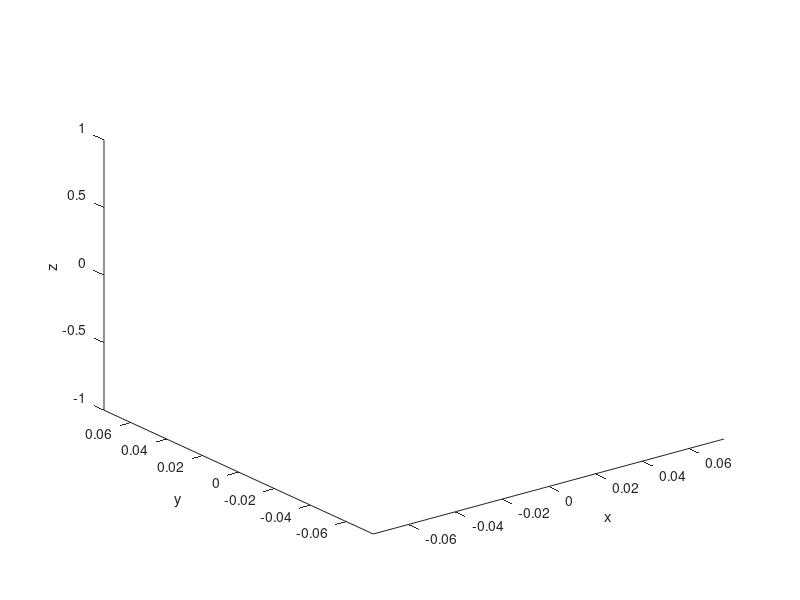

This figure's MATLAB source: (Note: this script raises an error after producing the figure.)
% parametric testing
% playing with the parameters in the min jerk gait

% making an open loop step pattern
a = .05; % step length = 2*a
b = .05; % step height = b
% time t = 0:2*pi parameter for step length
close all;
figure;
plot3(0,0,0); hold on;
xlabel('x'); ylabel('y'); zlabel('z');
xlim([-a a]*1.5);
ylim([-b b ]*1.5);
fractionStep = 1/5; % how long is it in the air out of 1 second
stepPeriod = 2*pi*fractionStep;  % how long the stepping lasts
% solve for coefficients to create trajectory with min jerk
jerkCoeffs = minimumJerk( 0, 0, 0, ... % Starting Phase/Vel/Accel
    1, 0, 0, ... % Ending Phase/Vel/Accel
    stepPeriod);  % Time to touchdown
stepWayPoints = [0 -a 0; 0 0 b; 0 a 0]; % determine which points the feet pass through
tPhases= linspace(0,1,size(stepWayPoints,1));
dt = .3;
xyzStep0 = [0;0;0];

for stepDirection = pi/4:pi/4:pi

% stepDirection=0;


for t = 0:dt:2*pi % full cycle of step is 2*pi
   R =  R_z(stepDirection);
    if (t>=0 && t<2*pi*fractionStep) % swing phase
        
        phase = jerkCoeffs(4)*t.^3 + ...
            jerkCoeffs(5)*t.^4 + ...
            jerkCoeffs(6)*t.^5;
        phaseLast = jerkCoeffs(4)*(t-dt).^3 + ...
            jerkCoeffs(5)*(t-dt).^4 + ...
            jerkCoeffs(6)*(t-dt).^5;
        phaseNext = jerkCoeffs(4)*(t+dt).^3 + ...
            jerkCoeffs(5)*(t+dt).^4 + ...
            jerkCoeffs(6)*(t+dt).^5;
        
     planePoint= interp1(linspace(0,1,size(stepWayPoints,1)), stepWayPoints, phase, 'spline');
     rotPlanePoint = R*planePoint.';
        
%         yz= interp1(tPhases, stepWayPoints, phase, 'spline');
%         yzLast= interp1(tPhases, stepWayPoints, phaseLast, 'spline');
%         yzNext= interp1(tPhases, stepWayPoints, phaseNext, 'spline');
        
%         y = yz(1); z = yz(2);
%         v = (yzNext-yzLast)/dt;
%         a = (yzNext + yzLast - 2*yz)/(dt^2);
        
        xyz = xyzStep0 + rotPlanePoint;
 
        scatter3(xyz(1),xyz(2),xyz(3), 'r');
%         quiver(y,z,v(1)*dt, v(2)*dt, 'b')
%         quiver(y,z,a(1)*dt*dt, a(2)*dt*dt, 'g')
    else % stance phase
        %       y = a - 2*a*(t/(2*pi - 2*pi*fractionStep) - 2*pi*fractionStep/(2*pi - 2*pi*fractionStep));
%         xyz(2)= stepWayPoints(end,1) - ...
%             diff(stepWayPoints([1 end],1))*(t/(2*pi - 2*pi*fractionStep) - 2*pi*fractionStep/(2*pi - 2*pi*fractionStep));
        xyz = R*(stepWayPoints(end,:) - ...
              diff(stepWayPoints([1 end],:))...
              *(t/(2*pi - 2*pi*fractionStep) - 2*pi*fractionStep/(2*pi - 2*pi*fractionStep))).';
        
%         xyz(3) = xyzStep0(3);

        scatter3(xyz(1),xyz(2),xyz(3),'k' );
    end
    
    
    pause(.05);
end
end